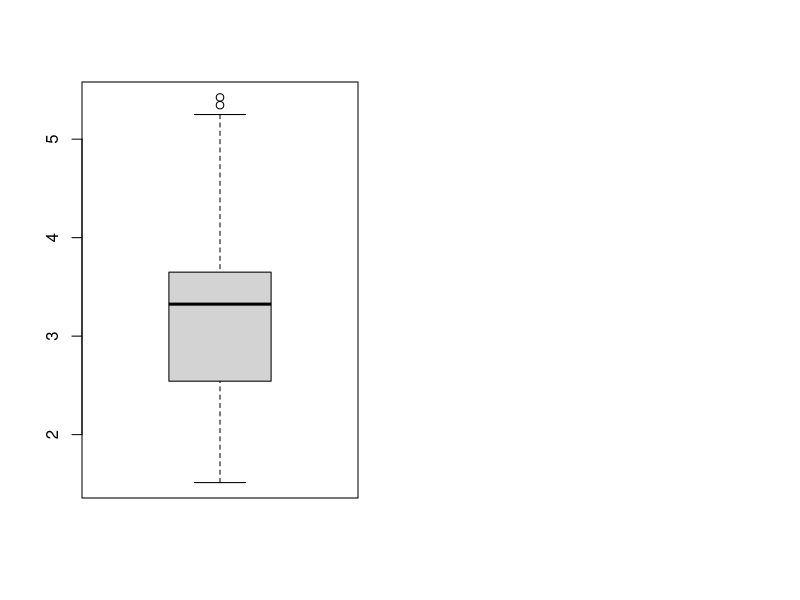
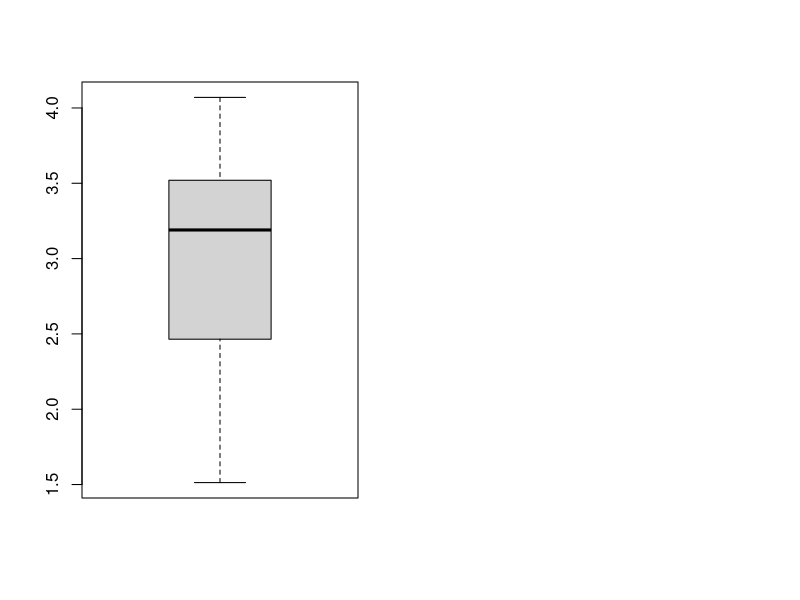

Write R code to recreate these figures, in order.
## ---- chunk 1
knitr::opts_chunk$set(fig.align = "center", message=F, warning=F, fig.height = 3, cache=T, dpi = 300)
## ---- chunk 2
# tidyverse 라이브러리를 불러옵니다.  
library(tidyverse) 

# R 내장 데이터인 mtcars를 살펴봅니다.
glimpse(mtcars)

## ---- chunk 3
# mtcars 데이터 중 wt데이터에 이상치가 있는지 살펴봅니다. 
par(mfrow=c(1,2))
boxplot(mtcars$wt)
## ---- chunk 4
# summary 함수를 통해 분위수를 확인하고, 
summary(mtcars$wt)

# 3분위 값에 1.5IQR을 더한 상위 극단치보다 큰 값이 몇 행에 있는지 확인합니다. 
which(mtcars$wt>summary(mtcars$wt)[5] + 1.5*IQR(mtcars$wt))
# 15, 16, 17번째 행의 wt 값이 이상치로 확인되었습니다. 
# boxplot에서 확인했듯이 하위 극단치는 없는 것으로 나옵니다. 
which(mtcars$wt<summary(mtcars$wt)[2] - 1.5*IQR(mtcars$wt))
## ---- chunk 5
mtcars_reshape <- mtcars[-which(mtcars$wt>summary(mtcars$wt)[5] + 1.5*IQR(mtcars$wt)),]
par(mfrow=c(1,2))
boxplot(mtcars_reshape$wt)
## ---- chunk 6
mtcars[which(mtcars$wt>summary(mtcars$wt)[5] + 1.5*IQR(mtcars$wt)),]$wt <- NA
mtcars$wt
